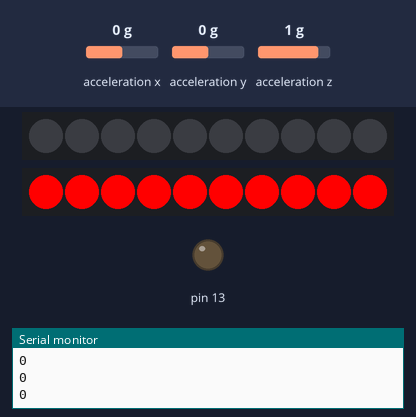
Recording of a program running on a simulated Arduino Uno, built with avr-gcc and run on an emulated ATmega328P. On the bench: 2 × 10 RGB LEDs in strip order, left to right, output pins drawn as LEDs (lit = HIGH), the last lines printed to the serial monitor. The inputs (shaded band) are chosen by the test bench; at power-on: acceleration x 0 g, acceleration y 0 g, acceleration z 1 g. Dim RGB values are drawn brighter than linear.

Above: at 1.2 s.
1.3 s: acceleration x set to -1.4 g
At 1.76 s:
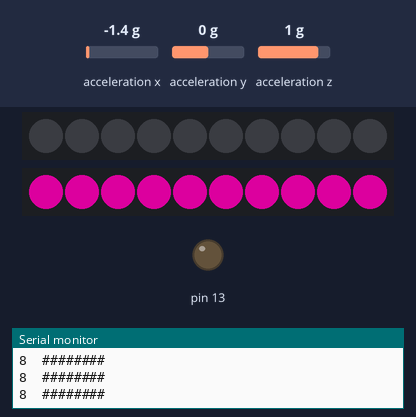
4.0 s: acceleration x set to 0 g
At 5.2 s:
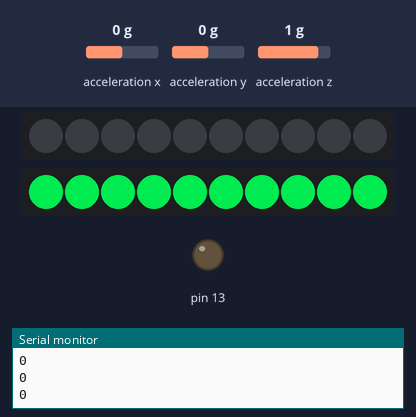
5.5 s: acceleration y set to -1.4 g
At 6.27 s:
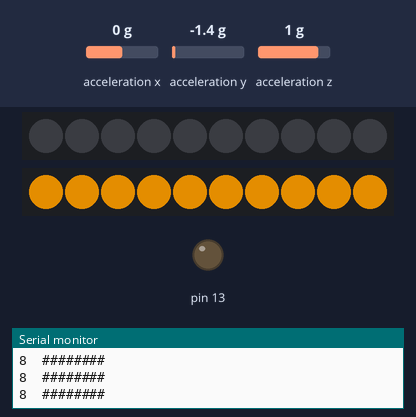
7.6 s: acceleration y set to 0 g
At 8.4 s:
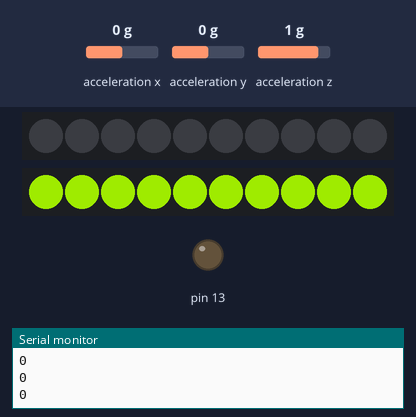
9.1 s: acceleration z set to -1.4 g
At 10.49 s:
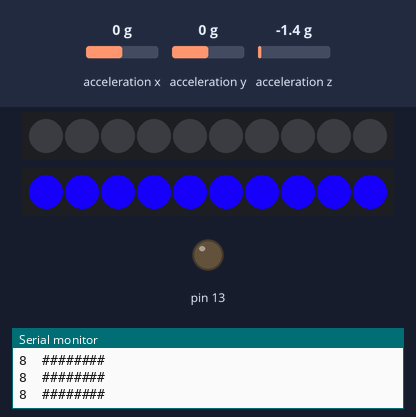
11.5 s: acceleration z set to -0.8 g
At 12.5 s:
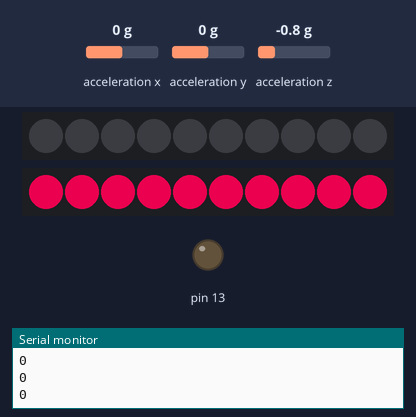
Timing chart, 0 to 14.0 s (numbered marks = the images above; inputs shaded):
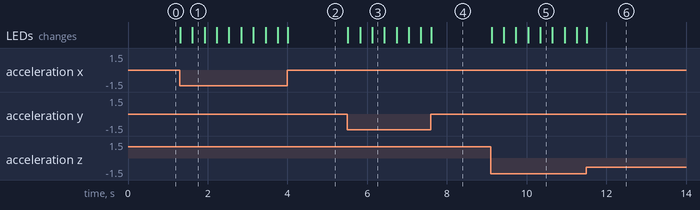

The program:

main.cpp
```cpp
#include <Arduino.h>
#include <FastLED.h>
#define NUM_LEDS 10
#define DATA_PIN 17
#include <Adafruit_CircuitPlayground.h>

#define CLICKTHRESHHOLD 120

void colorDance();

CRGB leds[NUM_LEDS];

void setup() {
  Serial.begin(115200);
  CircuitPlayground.begin();

  CircuitPlayground.setAccelRange(LIS3DH_RANGE_2_G);   // 2, 4, 8 or 16 G!
  CircuitPlayground.setAccelTap(2, CLICKTHRESHHOLD);
  attachInterrupt(digitalPinToInterrupt(7), colorDance, RISING);

  FastLED.addLeds<NEOPIXEL, DATA_PIN>(leds, NUM_LEDS);
}

void colorDance() {
  for (uint8_t cycle = 0; cycle < 3; cycle++) {
    for (uint8_t baseHue = 0; baseHue < 255; baseHue++) {
      for (size_t i = 0; i < 10; i++) {
        leds[i].setHSV(baseHue + 25*i, 255, 255);
      }
      FastLED.show();
      delay(1);
    }
  }
}

uint8_t hue=0;
void loop() {
  for (size_t i = 0; i < 10; i++) {
    leds[i].setHSV(hue, 255, 255);
  }
  FastLED.show();

  float motionX = CircuitPlayground.motionX();
  float motionY = CircuitPlayground.motionY();
  float motionZ = CircuitPlayground.motionZ();
  float totalMotion = motionX*motionX + motionY*motionY + motionZ*motionZ;
  totalMotion /= 100.0;
  if (totalMotion < 1.0) {
    totalMotion = 0.0;
  } else {
    totalMotion *= 10.0;
  }
  if (totalMotion > 8) {
    totalMotion = 8;
  }
  uint8_t speedHue = totalMotion;
  Serial.print(speedHue);
  Serial.print("\t");
  for (uint8_t i = 0; i < speedHue; i++) {
    Serial.print("#");
  }
  Serial.println();

  hue += speedHue;
  delay(10);
}
```

Measured:
- after the input at 1.3 s, the LEDs: first change at once (image 1 shows a later state)
- after the input at 5.5 s, the LEDs: first change at once (image 3 shows a later state)
- after the input at 7.6 s, the LEDs: change at once (image 4)
- after the input at 9.1 s, the LEDs: first change at once (image 5 shows a later state)
